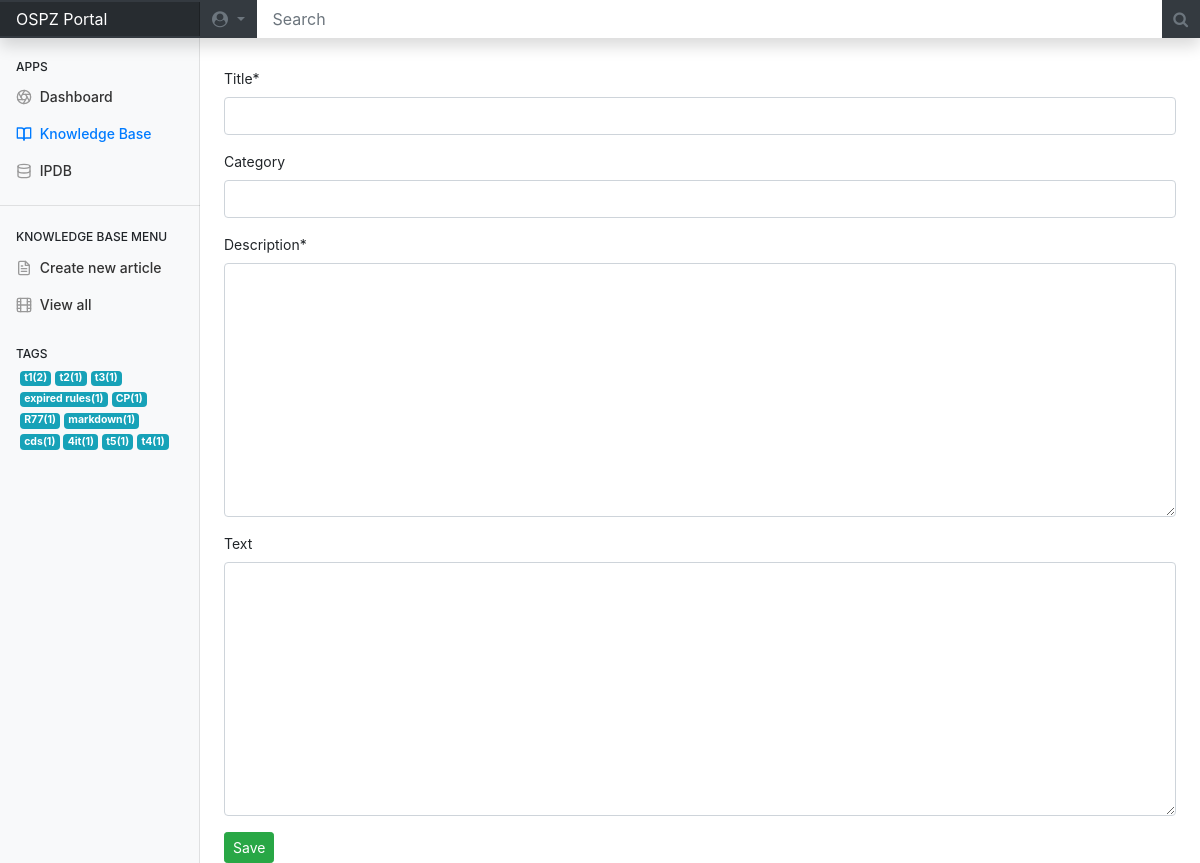
The page /create/ (signed in) on the database its author committed.
### kb/views.py (the view, shortened to what this page needs)
# urls.py: path('create/', ArticleCreateView.as_view(), name = "article-create"),
class ArticleCreateView(LoginRequiredMixin, CreateView):
    template_name = 'article_create.html'
    form_class = ArticleCreateForm
    queryset = Article.objects.all()
    login_url = '/login/'
    redirect_field_name = ''
    def get_context_data(self, **kwargs):
        articles = Article.objects.all()
        tags = Tag.objects.all()
        tags_cloud = {}
        for tag in tags:
            counter = 0
            for article in articles:
                if tag.name in article.tags.names():
                    counter+=1
            if counter !=0:
                tags_cloud[tag.name] = counter
        print(tags_cloud)
        tags_cloud_sorted = {k: v for k, v in sorted(tags_cloud.items(), key=lambda item: item[1],reverse=True)}
        context = super(CreateView, self).get_context_data(**kwargs)
        context['tags_cloud'] = tags_cloud_sorted
        return context

### kb/forms.py
class ArticleCreateForm(forms.ModelForm):
    text = forms.CharField(
    required=False,
    label='Text',
    widget=forms.Textarea(
        attrs={
            "id": "id_text",
            }
        )
    )
    class Meta:
        model = Article
        fields = ['title',
                'tags',
                'category',
                'description',
                'text',
                ]

### templates/article_create.html (shortened to what this page needs)
{% extends 'base.html' %}
{% load crispy_forms_tags %}
{% block content %}
    <form action ="." method='POST'>
        {{ form|crispy }}
        <input type = 'submit' class="btn btn-success btn-sm" value='Save'/>
    </form>
{% endblock content %}

### templates/sidebar.html (shortened to what this page needs)
    <nav id="sidebarMenu" class="col-md-3 col-lg-2 d-md-block bg-light sidebar collapse">
      <div class="sidebar-sticky pt-3">
        <h6 class="sidebar-heading d-flex justify-content-between align-items-center px-3 mt-4 mb-1">
          <span>Apps</span>
        </h6>
        <ul class="nav flex-column">
          <li class="nav-item">
            <a class="nav-link" href="/soon/">
              <span data-feather="aperture"></span>
              Dashboard
            </a>
          </li>
          <li class="nav-item">
            <a class="nav-link active" href="/">
              <span data-feather="book-open"></span>
             Knowledge Base
            </a>
          </li>
          <li class="nav-item">
            <a class="nav-link" href="/soon/">
              <span data-feather="database"></span>
             IPDB
            </a>
          </li>
        </ul>
        <hr>
        <h6 class="sidebar-heading d-flex justify-content-between align-items-center px-3 mt-4 mb-1 ">
          <span>Knowledge base menu</span>
        </h6>
        <ul class="nav flex-column">
          <li class="nav-item">
            <a class="nav-link" href="/create/">
              <span data-feather="file-text"></span>
              Create new article
            </a>
          </li>
          <li class="nav-item">
            <a class="nav-link" href="/">
              <span data-feather="film"></span>
              View all
            </a>
          </li>
        </ul>
        <h6 class="sidebar-heading d-flex justify-content-between align-items-center px-3 mt-4 mb-1">
          <span>Tags</span>
        </h6>
        {% block content_kb_sidebar_tags %}
      <div style="padding-left:20px;padding-right:20px;">
          {% for key,value in tags_cloud.items %}
            <a class="badge badge-info" href="/search?t={{ key }}">
              {{key}}({{value}})
            </a>
	        {% endfor %}
        {% endblock %}
    </nav>

### static/css/dashboard.css (style rules this page uses)
body { font-size: .875rem; }
.feather { width: 16px; height: 16px; vertical-align: text-bottom; }
.sidebar { position: fixed; top: 0; bottom: 0; left: 0; z-index: 1; padding: 20px 0 0; box-shadow: inset -1px 0 0 rgba(0, 0, 0, .1); }
.sidebar-sticky { position: relative; top: 0; height: calc(100vh - 48px); padding-top: .5rem; overflow-x: hidden; overflow-y: auto; }
.sidebar .nav-link { font-weight: 500; color: #333; }
.sidebar .nav-link .feather { margin-right: 4px; color: #999; }
.sidebar .nav-link.active { color: #007bff; }
.sidebar .nav-link:hover .feather, .sidebar .nav-link.active .feather { color: inherit; }
.sidebar-heading { font-size: .75rem; text-transform: uppercase; }

### rows shown on the page
Tag: tags_cloud "t1"
Tag: tags_cloud "t2"
Tag: tags_cloud "t3"
Tag: tags_cloud "expired rules"
Tag: tags_cloud "CP"
Tag: tags_cloud "R77"
Tag: tags_cloud "markdown"
Tag: tags_cloud "cds"
Tag: tags_cloud "4it"
Tag: tags_cloud "t5"
Tag: tags_cloud "t4"

### other values the page prints
{{ value }} "2" "1" "1" "1" "1" "1" "1" "1" "1" "1" "1"
